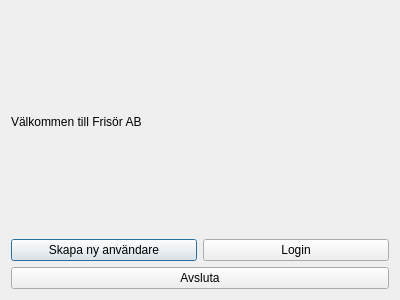
<?xml version="1.0" encoding="UTF-8"?>
<ui version="4.0">
 <class>Login</class>
 <widget class="QDialog" name="Login">
  <property name="geometry">
   <rect>
    <x>0</x>
    <y>0</y>
    <width>400</width>
    <height>300</height>
   </rect>
  </property>
  <property name="windowTitle">
   <string>Dialog</string>
  </property>
  <layout class="QVBoxLayout" name="verticalLayout_2">
   <item>
    <layout class="QVBoxLayout" name="verticalLayout">
     <item>
      <widget class="QLabel" name="label">
       <property name="text">
        <string>Välkommen till Frisör AB</string>
       </property>
      </widget>
     </item>
     <item>
      <layout class="QHBoxLayout" name="horizontalLayout_2">
       <item>
        <widget class="QPushButton" name="addCustomer">
         <property name="text">
          <string>Skapa ny användare</string>
         </property>
        </widget>
       </item>
       <item>
        <layout class="QHBoxLayout" name="horizontalLayout">
         <item>
          <widget class="QPushButton" name="login">
           <property name="text">
            <string>Login</string>
           </property>
          </widget>
         </item>
        </layout>
       </item>
      </layout>
     </item>
    </layout>
   </item>
   <item>
    <widget class="QPushButton" name="endProgram">
     <property name="text">
      <string>Avsluta</string>
     </property>
    </widget>
   </item>
  </layout>
 </widget>
 <resources/>
 <connections/>
</ui>
